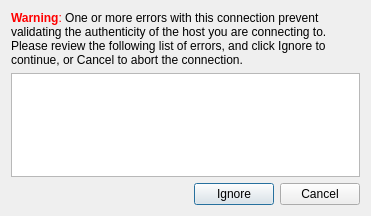
<?xml version="1.0" encoding="UTF-8"?>
<ui version="4.0">
 <class>SslErrors</class>
 <widget class="QDialog" name="SslErrors">
  <property name="geometry">
   <rect>
    <x>0</x>
    <y>0</y>
    <width>371</width>
    <height>216</height>
   </rect>
  </property>
  <property name="windowTitle">
   <string>Unable To Validate The Connection</string>
  </property>
  <layout class="QVBoxLayout">
   <item>
    <widget class="QLabel" name="label">
     <property name="text">
      <string>&lt;html&gt;&lt;head&gt;&lt;meta name=&quot;qrichtext&quot; content=&quot;1&quot; /&gt;&lt;style type=&quot;text/css&quot;&gt;
p, li { white-space: pre-wrap; }
&lt;/style&gt;&lt;/head&gt;&lt;body style=&quot; font-family:'Sans Serif'; font-size:9pt; font-weight:400; font-style:normal;&quot;&gt;
&lt;p style=&quot; margin-top:0px; margin-bottom:0px; margin-left:0px; margin-right:0px; -qt-block-indent:0; text-indent:0px;&quot;&gt;&lt;span style=&quot; font-weight:600; color:#ff0000;&quot;&gt;Warning&lt;/span&gt;&lt;span style=&quot; color:#ff0000;&quot;&gt;:&lt;/span&gt;&lt;span style=&quot; color:#000000;&quot;&gt; One or more errors with this connection prevent validating the authenticity of the host you are connecting to. Please review the following list of errors, and click &lt;/span&gt;&lt;span style=&quot; color:#000000;&quot;&gt;Ignore&lt;/span&gt;&lt;span style=&quot; color:#000000;&quot;&gt; to continue, or &lt;/span&gt;&lt;span style=&quot; color:#000000;&quot;&gt;Cancel&lt;/span&gt;&lt;span style=&quot; color:#000000;&quot;&gt; to abort the connection.&lt;/span&gt;&lt;/p&gt;&lt;/body&gt;&lt;/html&gt;</string>
     </property>
     <property name="wordWrap">
      <bool>true</bool>
     </property>
    </widget>
   </item>
   <item>
    <widget class="QListWidget" name="sslErrorList">
     <property name="alternatingRowColors">
      <bool>true</bool>
     </property>
     <property name="wordWrap">
      <bool>true</bool>
     </property>
    </widget>
   </item>
   <item>
    <layout class="QHBoxLayout">
     <item>
      <spacer>
       <property name="orientation">
        <enum>Qt::Horizontal</enum>
       </property>
       <property name="sizeHint" stdset="0">
        <size>
         <width>40</width>
         <height>20</height>
        </size>
       </property>
      </spacer>
     </item>
     <item>
      <widget class="QPushButton" name="pushButton">
       <property name="text">
        <string>Ignore</string>
       </property>
      </widget>
     </item>
     <item>
      <widget class="QPushButton" name="pushButton_2">
       <property name="text">
        <string>Cancel</string>
       </property>
      </widget>
     </item>
    </layout>
   </item>
  </layout>
 </widget>
 <resources/>
 <connections>
  <connection>
   <sender>pushButton</sender>
   <signal>clicked()</signal>
   <receiver>SslErrors</receiver>
   <slot>accept()</slot>
   <hints>
    <hint type="sourcelabel">
     <x>235</x>
     <y>185</y>
    </hint>
    <hint type="destinationlabel">
     <x>228</x>
     <y>287</y>
    </hint>
   </hints>
  </connection>
  <connection>
   <sender>pushButton_2</sender>
   <signal>clicked()</signal>
   <receiver>SslErrors</receiver>
   <slot>reject()</slot>
   <hints>
    <hint type="sourcelabel">
     <x>325</x>
     <y>192</y>
    </hint>
    <hint type="destinationlabel">
     <x>333</x>
     <y>231</y>
    </hint>
   </hints>
  </connection>
 </connections>
</ui>
